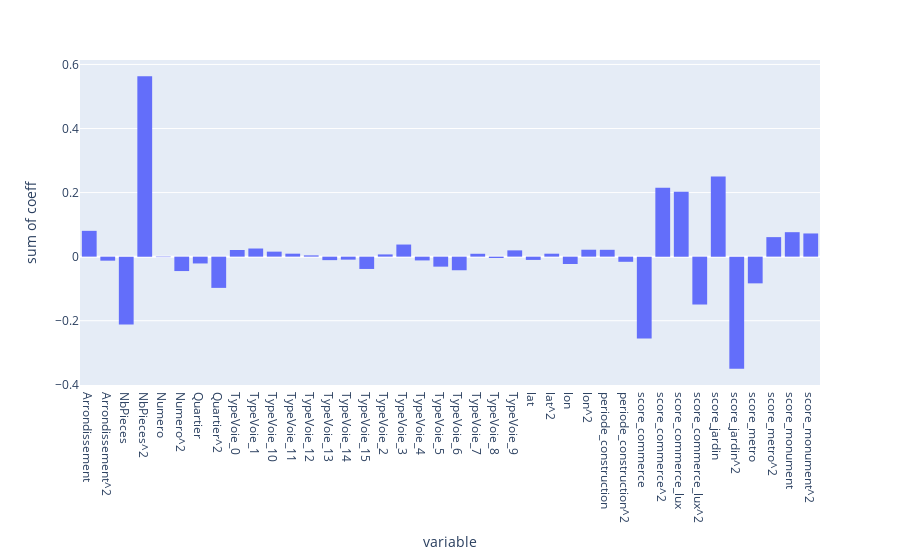
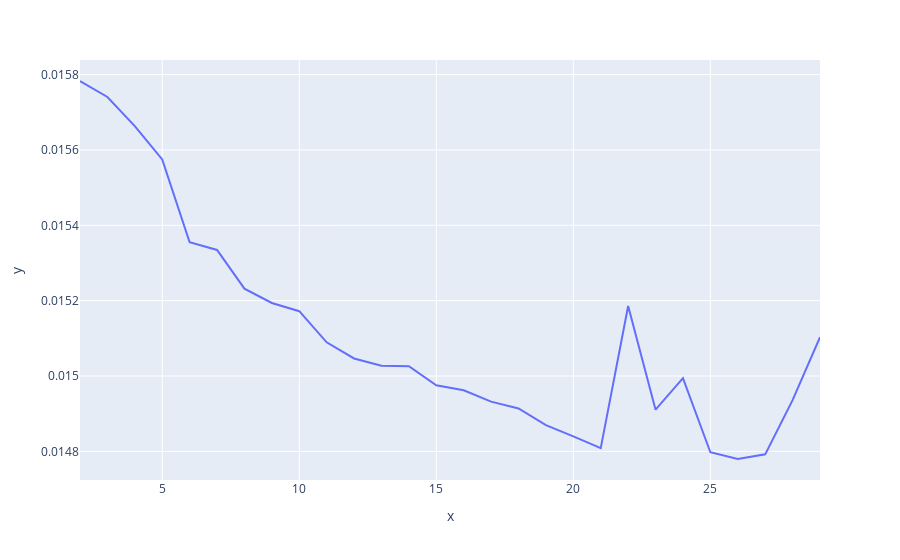

Notebook code for these charts, in order:
### Code cell
px.line(x = [i for i in range(2,30)], y = [polyreg(i) for i in range(2, 30)])

### Figure 1 — Plotly figure (JSON) as saved in the notebook; plotly's stock layout.template omitted (floating-point values rounded to 4 significant figures)
{"data": [{"alignmentgroup": "True", "bingroup": "x", "histfunc": "sum", "hovertemplate": "variable=%{x}<br>sum of coeff=%{y}<extra></extra>", "legendgroup": "", "marker": {"color": "#636efa"}, "name": "", "offsetgroup": "", "orientation": "v", "showlegend": false, "type": "histogram", "x": ["Arrondissement", "Arrondissement^2", "NbPieces", "NbPieces^2", "Numero", "Numero^2", "Quartier", "Quartier^2", "TypeVoie_0", "TypeVoie_1", "TypeVoie_10", "TypeVoie_11", "TypeVoie_12", "TypeVoie_13", "TypeVoie_14", "TypeVoie_15", "TypeVoie_2", "TypeVoie_3", "TypeVoie_4", "TypeVoie_5", "TypeVoie_6", "TypeVoie_7", "TypeVoie_8", "TypeVoie_9", "lat", "lat^2", "lon", "lon^2", "periode_construction", "periode_construction^2", "score_commerce", "score_commerce^2", "score_commerce_lux", "score_commerce_lux^2", "score_jardin", "score_jardin^2", "score_metro", "score_metro^2", "score_monument", "score_monument^2"], "xaxis": "x", "y": [0.08058, -0.01254, -0.212, 0.5632, -0.001428, -0.04499, -0.02126, -0.09749, 0.02074, 0.02541, 0.01562, 0.00928, 0.003965, -0.01089, -0.009382, -0.0384, 0.006941, 0.03779, -0.01177, -0.0312, -0.04246, 0.008991, -0.004227, 0.01958, -0.01017, 0.009207, -0.02287, 0.02164, 0.02139, -0.01607, -0.2554, 0.2148, 0.2024, -0.1494, 0.2504, -0.35, -0.08339, 0.06094, 0.07636, 0.07237], "yaxis": "y"}], "layout": {"barmode": "relative", "legend": {"tracegroupgap": 0}, "margin": {"t": 60}, "xaxis": {"anchor": "y", "domain": [0, 1], "title": {"text": "variable"}}, "yaxis": {"anchor": "x", "domain": [0, 1], "title": {"text": "sum of coeff"}}}}

### Figure 2 — Plotly figure (JSON) as saved in the notebook; plotly's stock layout.template omitted (floating-point values rounded to 4 significant figures)
{"data": [{"hovertemplate": "x=%{x}<br>y=%{y}<extra></extra>", "legendgroup": "", "line": {"color": "#636efa", "dash": "solid"}, "mode": "lines", "name": "", "orientation": "v", "showlegend": false, "type": "scatter", "x": [2, 3, 4, 5, 6, 7, 8, 9, 10, 11, 12, 13, 14, 15, 16, 17, 18, 19, 20, 21, 22, 23, 24, 25, 26, 27, 28, 29], "xaxis": "x", "y": [0.01578, 0.01574, 0.01566, 0.01557, 0.01536, 0.01533, 0.01523, 0.01519, 0.01517, 0.01509, 0.01505, 0.01503, 0.01503, 0.01498, 0.01496, 0.01493, 0.01491, 0.01487, 0.01484, 0.01481, 0.01519, 0.01491, 0.01499, 0.0148, 0.01478, 0.01479, 0.01494, 0.0151], "yaxis": "y"}], "layout": {"legend": {"tracegroupgap": 0}, "margin": {"t": 60}, "xaxis": {"anchor": "y", "domain": [0, 1], "title": {"text": "x"}}, "yaxis": {"anchor": "x", "domain": [0, 1], "title": {"text": "y"}}}}
